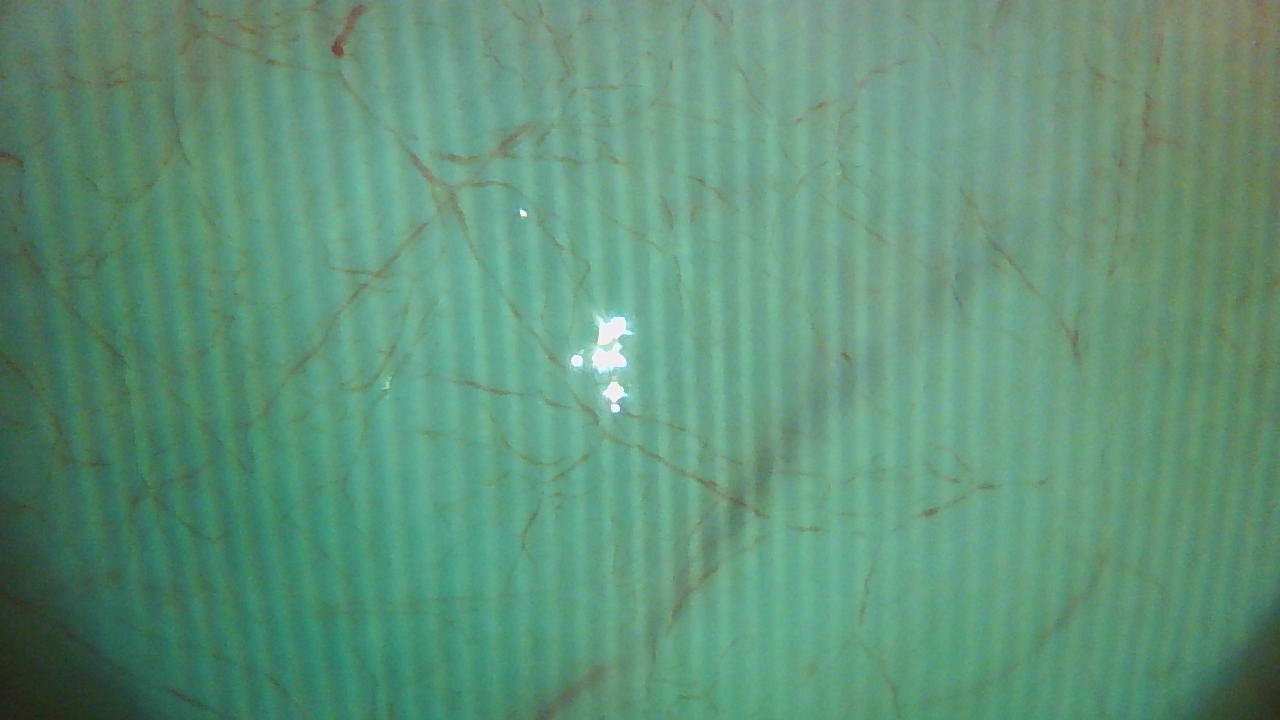
#> input picture filtering/FFTfilter_holoStripes/images/SB_20220124_005_001(2).tiff, 1280 x 720 px; its folder holds only this picture in this run
$ python FFTfilter_holoStripes.py   (older library calls are emulated)
#> lines starting #> are read from the running program, lines starting #| are printed output that depends on the picture; after the words box and inside, x2 and y2 are one past the last pixel; in counts of white or black regions, pixels touching at a corner belong together
#> further down, img is the input picture: shape (720, 1280, 3); mean B, G, R 121.1, 147.8, 96.3
import math
import os

import cv2
import numpy as np

from tools.config import image_length
from tools.images import crop_resize_square


def filter_stripes(img):
    # read input as grayscale
    # img = cv2.imread('pattern_lines.png', 0)
    hh, ww = img.shape
#> hh = 720; ww = 1280

    # get min and max and mean values of img
    img_min = np.amin(img)
#> img_min = 17
    img_max = np.amax(img)
#> img_max = 255
    img_mean = int(np.mean(img))
#> img_mean = 121

    # pad the image to dimension a power of 2
    hhh = math.ceil(math.log2(hh))
#> hhh = 10
    hhh = int(math.pow(2, hhh))
#> hhh = 1024
    www = math.ceil(math.log2(ww))
#> www = 11
    www = int(math.pow(2, www))
#> www = 2048
    imgp = np.full((hhh, www), img_mean, dtype=np.uint8)
#> imgp: shape (1024, 2048); every value is 121
    imgp[0:hh, 0:ww] = img

    # convert image to floats and do dft saving as complex output
    dft = cv2.dft(np.float32(imgp), flags=cv2.DFT_COMPLEX_OUTPUT)

    # apply shift of origin from upper left corner to center of image
    dft_shift = np.fft.fftshift(dft)

    # extract magnitude and phase images
    mag, phase = cv2.cartToPolar(dft_shift[:, :, 0], dft_shift[:, :, 1])

    # get spectrum
    spec = np.log(mag) / 20
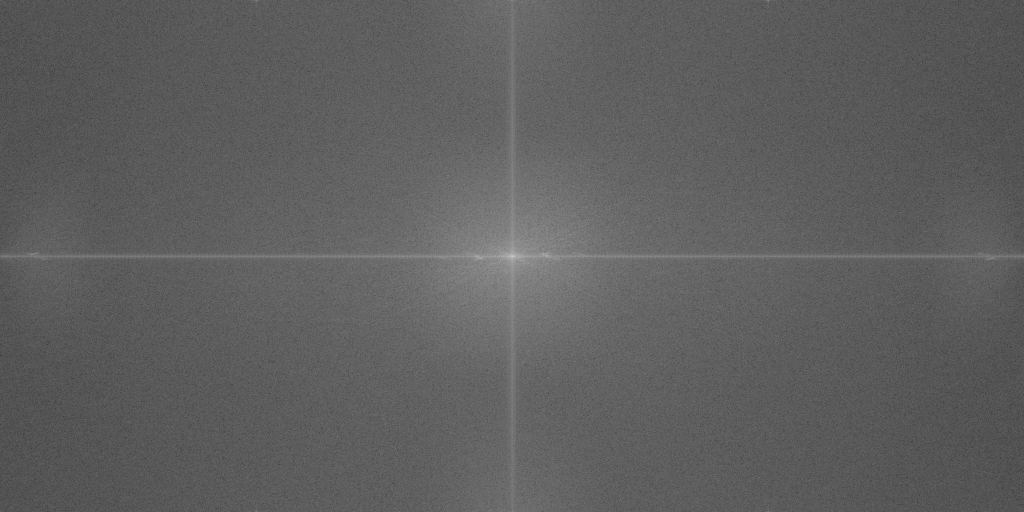
#> spec: shape (1024, 2048) float32 (shown at 1/2 size); min 0.0188, max 0.968, mean 0.373
    min, max = np.amin(spec, (0, 1)), np.amax(spec, (0, 1))
#> min = 0.0188; max = 0.968

    # threshold the spectrum to find bright spots
    thresh = (255 * spec).astype(np.uint8)
    thresh = cv2.threshold(thresh, 155, 255, cv2.THRESH_BINARY)[1]
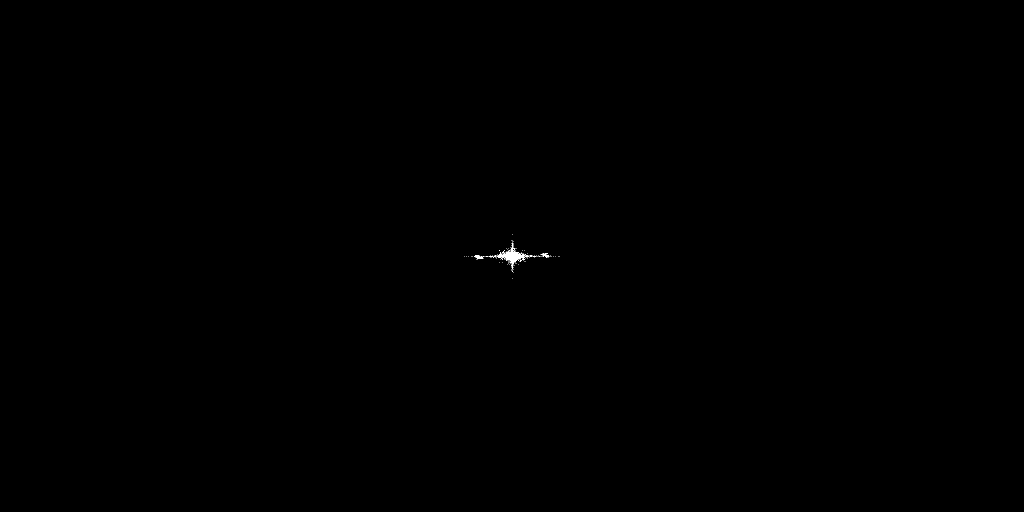
#> thresh: shape (1024, 2048) (shown at 1/2 size); 0.05% white; 101 white regions (98 under 20 px), largest, box (x1, y1, x2, y2) and area: (993, 486, 1056, 539) 701, (1083, 506, 1099, 515) 71, (950, 510, 966, 519) 71

    # cover the center columns of thresh with black
    xc = www // 2
#> xc = 1024
    cv2.line(thresh, (xc, 0), (xc, hhh - 1), 0, 5)
#> thresh: shape (1024, 2048); 0.04% white in thin lines or dots, all inside (x1, y1, x2, y2) = (929, 494, 1120, 531)

    # get the x coordinates of the bright spots
    points = np.column_stack(np.nonzero(thresh))
#> points = 810 pairs, first value 494 to 530, second value 929 to 1119
    # print(points)

    # create mask from spectrum drawing vertical lines at bright spots
    mask = thresh.copy()
    for p in points:
        x = p[0]
        cv2.line(mask, (x, 0), (x, hhh - 1), 255, 5)
#> this loop made 810 passes
#> (p, x) on passes 1 to 3: ([494, 1020], 494), ([496, 1012], 496), ([496, 1029], 496)
#> mask: shape (1024, 2048); 2.1% white; 79 white regions (74 under 20 px), largest, box (x1, y1, x2, y2) and area: (491, 0, 534, 1024) 44032, (993, 500, 1021, 523) 256, (1028, 502, 1056, 525) 256, (1083, 506, 1099, 515) 71, (950, 510, 966, 519) 71

    # apply mask to magnitude such that magnitude is made black where mask is white
    mag[mask != 0] = 0
#> mag: shape (1024, 2048) float32; min 0, max 253886976, mean 3204.3

    # convert new magnitude and old phase into cartesian real and imaginary components
    real, imag = cv2.polarToCart(mag, phase)

    # combine cartesian components into one complex image
    back = cv2.merge([real, imag])

    # shift origin from center to upper left corner
    back_ishift = np.fft.ifftshift(back)

    # do idft saving as complex output
    img_back = cv2.idft(back_ishift)

    # combine complex components into original image again
    img_back = cv2.magnitude(img_back[:, :, 0], img_back[:, :, 1])

    # crop to original size
    img_back = img_back[0:hh, 0:ww]
#> img_back: shape (720, 1280) float32

    # re-normalize to 8-bits in range of original
    min, max = np.amin(img_back, (0, 1)), np.amax(img_back, (0, 1))
#> min = 46032696; max = 532372896
    notched = cv2.normalize(
        img_back,
        None,
        alpha=img_min,
        beta=img_max,
        norm_type=cv2.NORM_MINMAX,
        dtype=cv2.CV_8U,
    )

    # [10 lines of commented-out code are left out]

    return notched
    # [5 lines of commented-out code are left out]


def crop_imgs(conf):
    for fp in conf.raw_image_files:
        new_fp = fp.replace("raw", "cropped")

        # uncomment to skip existing files
        # if os.path.isfile(new_fp):
        #     continue

        img = cv2.imread(fp, cv2.IMREAD_COLOR)
        img_cropped = crop_resize_square(img, conf.img_length, conf.is_synthetic)

        cv2.imwrite(new_fp, img_cropped)


# # Press the green button in the gutter to run the script.
# if __name__ == '__main__':
dirPath = "images"
files = os.listdir(dirPath)
for file in files:
    imgPath = os.path.join(dirPath, file)
    print(imgPath)
    img = cv2.imread(imgPath)
    b, g, r = cv2.split(img)
    b = filter_stripes(b)
    g = filter_stripes(g)
#> in filter_stripes (call 2), `img_min = np.amin(img)`: img_min = 33
#> in filter_stripes (call 2), `img_mean = int(np.mean(img))`: img_mean = 147
#> in filter_stripes (call 2), `imgp = np.full((hhh, www), img_mean, dtype=np.uint8)`: imgp: shape (1024, 2048); every value is 147
#> in filter_stripes (call 2), `min, max = np.amin(spec, (0, 1)), np.amax(spec, (0, 1))`: min = 0.022; max = 0.977
#> in filter_stripes (call 2), `thresh = cv2.threshold(thresh, 155, 255, cv2.THRESH_BINARY)[1]`: thresh: shape (1024, 2048); 0.05% white; 77 white regions (74 under 20 px), largest, box (x1, y1, x2, y2) and area: (985, 489, 1064, 536) 741, (1083, 506, 1101, 515) 89, (948, 510, 966, 519) 89
#> in filter_stripes (call 2), `cv2.line(thresh, (xc, 0), (xc, hhh - 1), 0, 5)`: thresh: shape (1024, 2048); 0.04% white; 54 white regions (50 under 20 px), largest, box (x1, y1, x2, y2) and area: (985, 499, 1021, 526) 275, (1028, 499, 1064, 526) 275, (1083, 506, 1101, 515) 89, (948, 510, 966, 519) 89
#> in filter_stripes (call 2), `points = np.column_stack(np.nonzero(thresh))`: points = 816 pairs, first value 494 to 530, second value 919 to 1129
#> the loop in filter_stripes (call 2), `for p in points:` made 816 passes
#> (p, x) on passes 1 to 3: ([494, 1020], 494), ([496, 1029], 496), ([497, 1028], 497)
#> in filter_stripes (call 2), `mag[mask != 0] = 0`: mag: shape (1024, 2048) float32; min 0, max 308989696, mean 2510.3
#> in filter_stripes (call 2), `min, max = np.amin(img_back, (0, 1)), np.amax(img_back, (0, 1))`: min = 97401400; max = 544512896
#> in filter_stripes (call 2), `notched = cv2.normalize( img_back, None, alpha=img_min, beta=img_max, ..`:
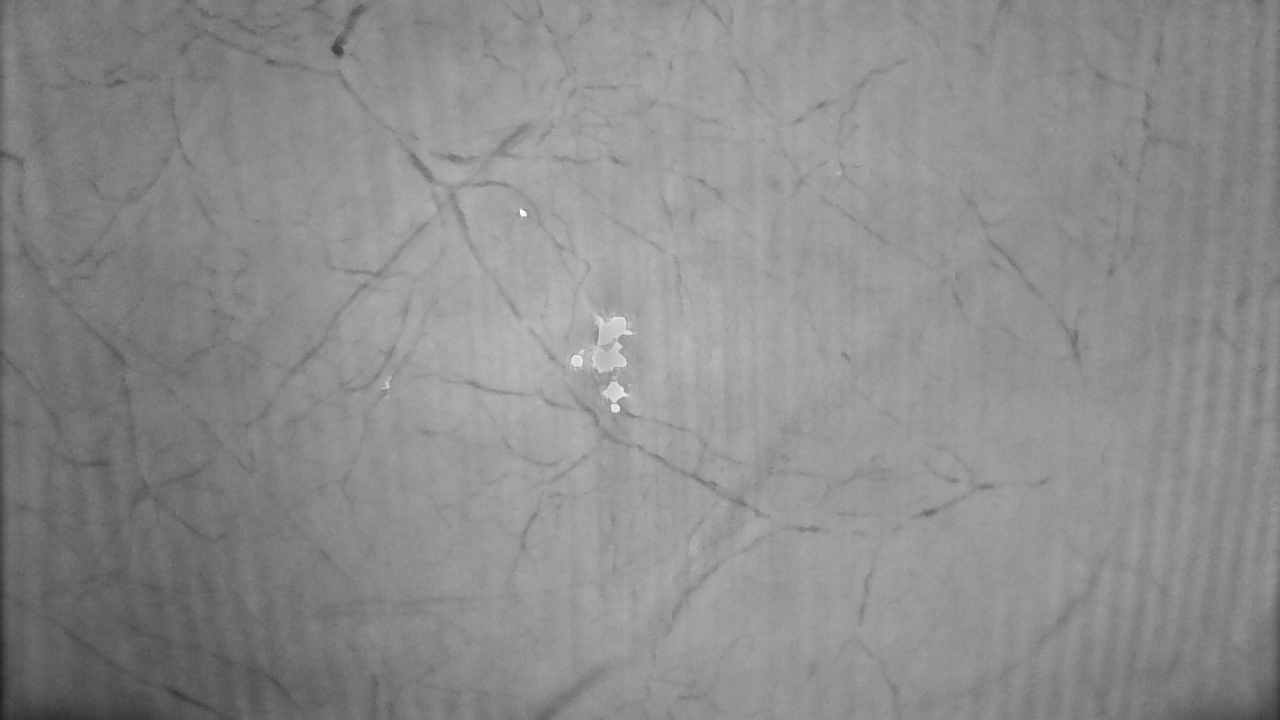
#> notched: shape (720, 1280); min 33, max 255, mean 140.7
    r = filter_stripes(r)
#> in filter_stripes (call 3), `img_min = np.amin(img)`: img_min = 23
#> in filter_stripes (call 3), `img_max = np.amax(img)`: img_max = 242
#> in filter_stripes (call 3), `img_mean = int(np.mean(img))`: img_mean = 96
#> in filter_stripes (call 3), `imgp = np.full((hhh, www), img_mean, dtype=np.uint8)`: imgp: shape (1024, 2048); every value is 96
#> in filter_stripes (call 3), `mag, phase = cv2.cartToPolar(dft_shift[:, :, 0], dft_shift[:, :, 1])`:
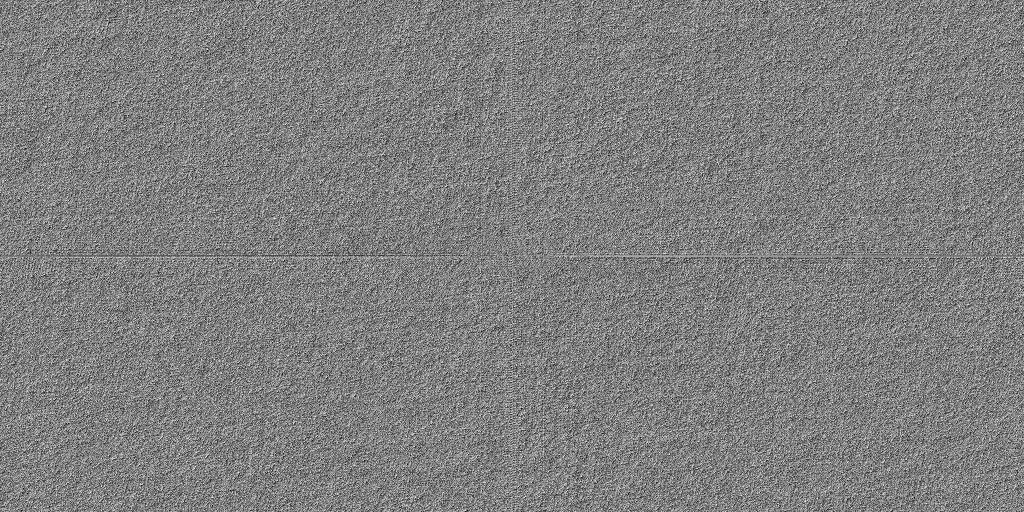
#> phase: shape (1024, 2048) float32 (shown at 1/2 size); min 1.79e-06, max 6.28, mean 3.15; drawn with min black and max white
#> in filter_stripes (call 3), `min, max = np.amin(spec, (0, 1)), np.amax(spec, (0, 1))`: min = -0.0199; max = 0.956
#> in filter_stripes (call 3), `thresh = cv2.threshold(thresh, 155, 255, cv2.THRESH_BINARY)[1]`: thresh: shape (1024, 2048); 0.04% white; 43 white regions (40 under 20 px), largest, box (x1, y1, x2, y2) and area: (991, 491, 1058, 534) 609, (1084, 506, 1101, 515) 76, (948, 510, 965, 519) 76
#> in filter_stripes (call 3), `cv2.line(thresh, (xc, 0), (xc, hhh - 1), 0, 5)`: thresh: shape (1024, 2048); 0.03% white; 32 white regions (28 under 20 px), largest, box (x1, y1, x2, y2) and area: (991, 502, 1021, 521) 211, (1028, 504, 1058, 523) 211, (1084, 506, 1101, 515) 76, (948, 510, 965, 519) 76
#> in filter_stripes (call 3), `points = np.column_stack(np.nonzero(thresh))`: points = 630 pairs, first value 285 to 739, second value 785 to 1263
#> the loop in filter_stripes (call 3), `for p in points:` made 630 passes
#> (p, x) on passes 1 to 3: ([285, 785], 285), ([499, 1020], 499), ([502, 1017], 502)
#> after the loop in filter_stripes (call 3), `for p in points:`:
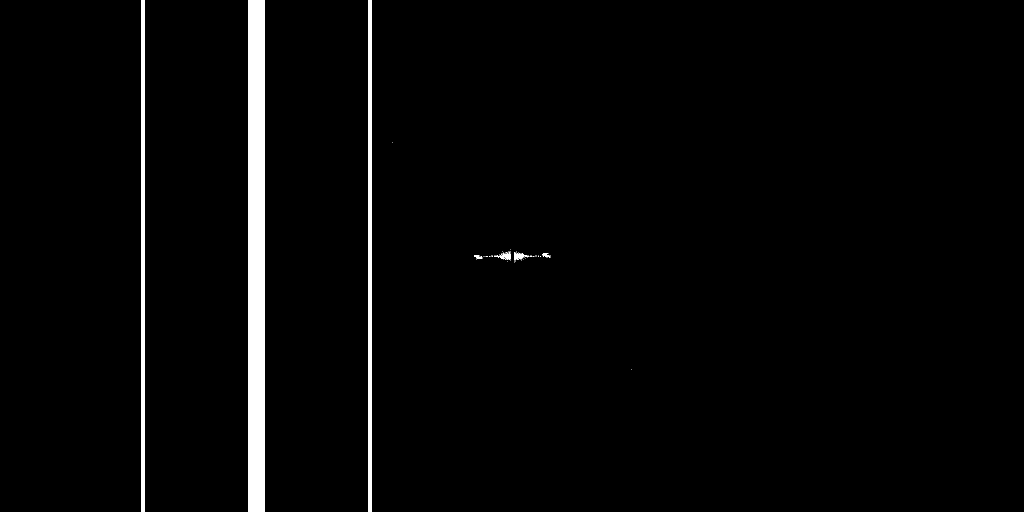
#> mask: shape (1024, 2048) (shown at 1/2 size); 2.3% white; 35 white regions (28 under 20 px), largest, box (x1, y1, x2, y2) and area: (496, 0, 529, 1024) 33792, (282, 0, 289, 1024) 7168, (736, 0, 743, 1024) 7168
#> in filter_stripes (call 3), `mag[mask != 0] = 0`: mag: shape (1024, 2048) float32; min 0, max 201641520, mean 2548.6
#> in filter_stripes (call 3), `img_back = img_back[0:hh, 0:ww]`:
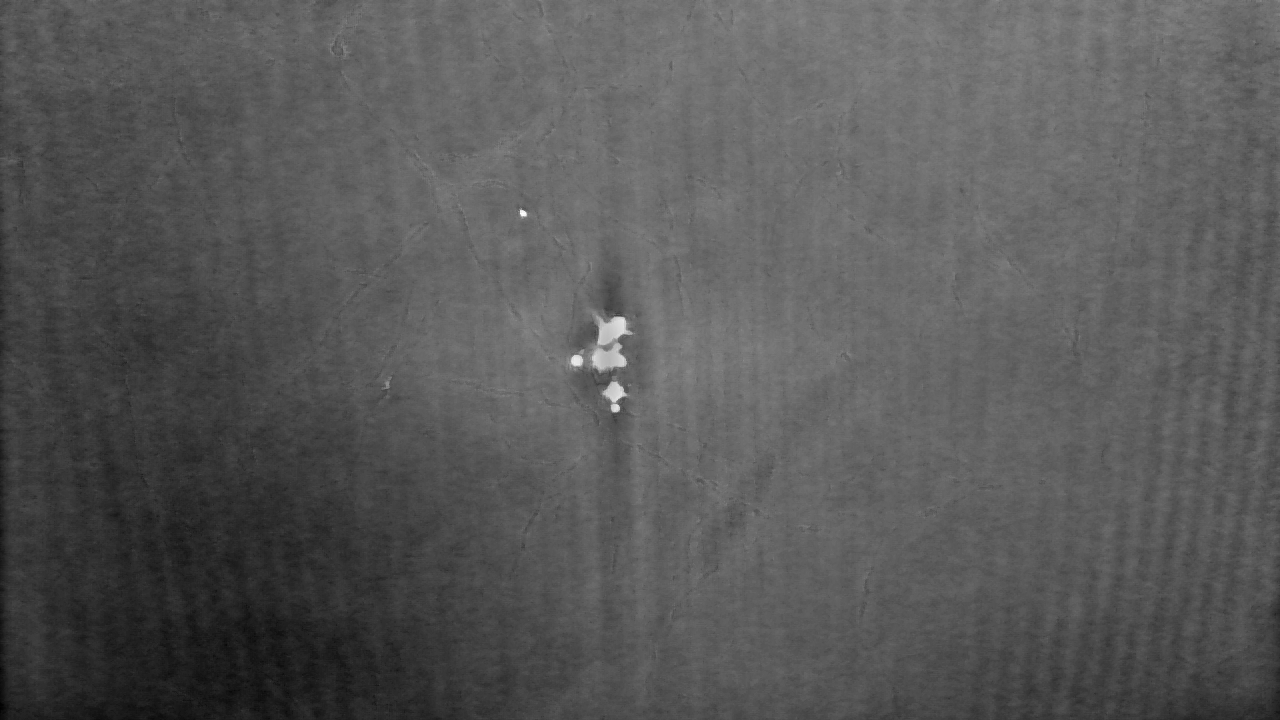
#> img_back: shape (720, 1280) float32; min 50194560, max 491414112, mean 204086112; drawn with min black and max white
#> in filter_stripes (call 3), `min, max = np.amin(img_back, (0, 1)), np.amax(img_back, (0, 1))`: min = 50194560; max = 491414112
    imresult = cv2.merge([b, g, r])
    # img_cropped = crop_resize_square(imresult, conf.img_length, conf.is_synthetic)
    cv2.imwrite(f"filtered_images/filtered_{file}", imresult)

    # [4 lines of commented-out code are left out]
